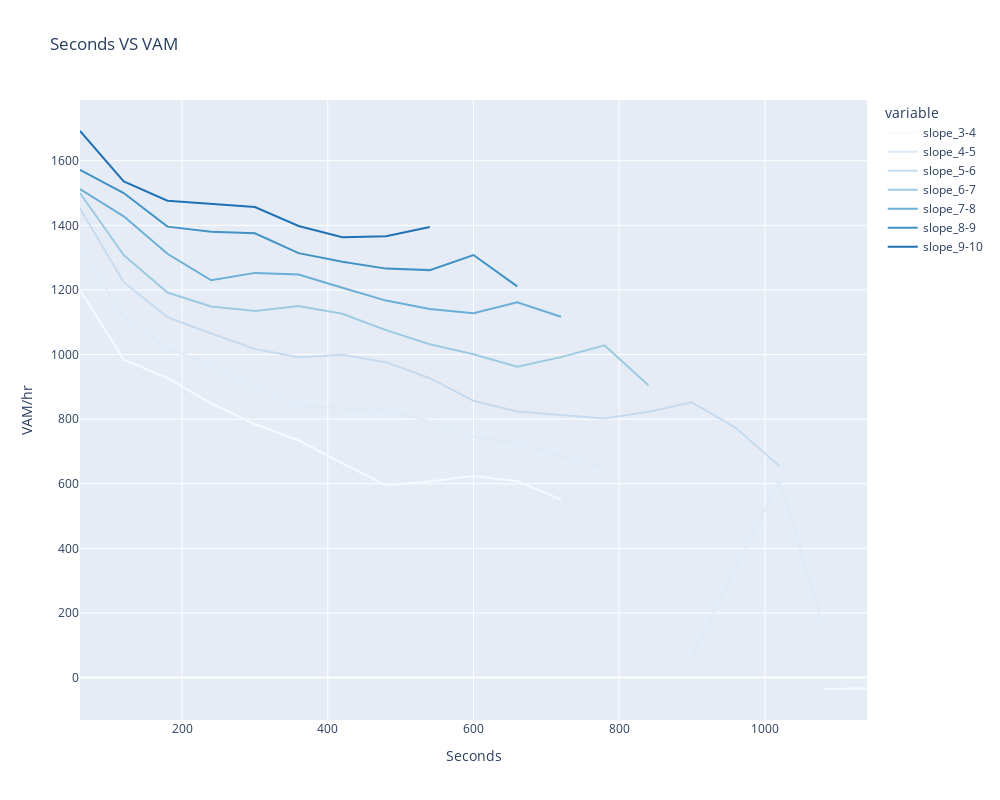
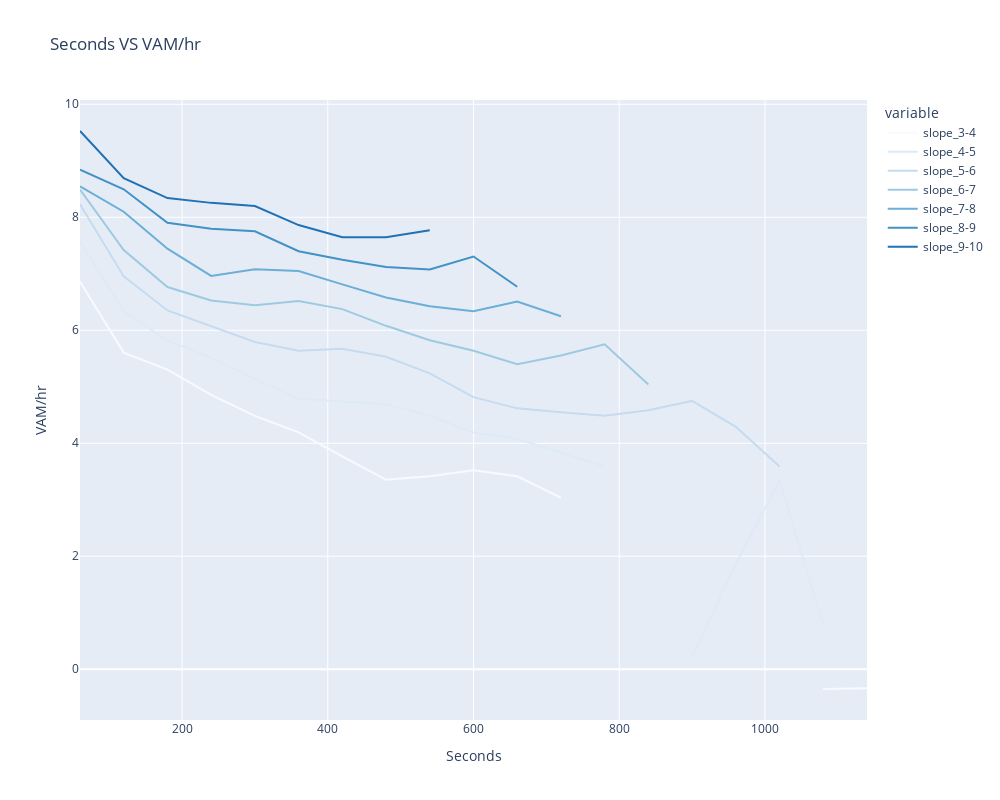

Here is the notebook cell these charts were saved with, in order:
### Code cell
plot_vam(in1)

### Figure 1 — Plotly figure (JSON) as saved in the notebook; plotly's stock layout.template omitted (floating-point values rounded to 4 significant figures)
{"data": [{"hovertemplate": "variable=slope_3-4<br>interval=%{x}<br>value=%{y}<extra></extra>", "legendgroup": "slope_3-4", "line": {"color": "rgb(247,251,255)", "dash": "solid"}, "marker": {"symbol": "circle"}, "mode": "lines", "name": "slope_3-4", "orientation": "v", "showlegend": true, "x": [60.0, 120.0, 180.0, 240.0, 300.0, 360.0, 420.0, 480.0, 540.0, 600.0, 660.0, 720.0, 780.0, 840.0, 900.0, 960.0, 1020.0, 1080.0, 1140.0], "xaxis": "x", "y": [1200.0, 984.0, 928.0, 849.0, 784.8, 734.0, 663.4, 595.5, 606.7, 624.0, 608.7, 551.0, null, null, null, null, null, -35.33, -34.11], "yaxis": "y", "type": "scatter"}, {"hovertemplate": "variable=slope_4-5<br>interval=%{x}<br>value=%{y}<extra></extra>", "legendgroup": "slope_4-5", "line": {"color": "rgb(222,235,247)", "dash": "solid"}, "marker": {"symbol": "circle"}, "mode": "lines", "name": "slope_4-5", "orientation": "v", "showlegend": true, "x": [60.0, 120.0, 180.0, 240.0, 300.0, 360.0, 420.0, 480.0, 540.0, 600.0, 660.0, 720.0, 780.0, 840.0, 900.0, 960.0, 1020.0, 1080.0, 1140.0], "xaxis": "x", "y": [1332.0, 1116.0, 1020.0, 966.0, 900.0, 842.0, 833.1, 826.5, 794.7, 745.2, 725.5, 686.0, 648.0, null, 65.6, 341.2, 610.6, 159.3, null], "yaxis": "y", "type": "scatter"}, {"hovertemplate": "variable=slope_5-6<br>interval=%{x}<br>value=%{y}<extra></extra>", "legendgroup": "slope_5-6", "line": {"color": "rgb(198,219,239)", "dash": "solid"}, "marker": {"symbol": "circle"}, "mode": "lines", "name": "slope_5-6", "orientation": "v", "showlegend": true, "x": [60.0, 120.0, 180.0, 240.0, 300.0, 360.0, 420.0, 480.0, 540.0, 600.0, 660.0, 720.0, 780.0, 840.0, 900.0, 960.0, 1020.0, 1080.0, 1140.0], "xaxis": "x", "y": [1452.0, 1224.0, 1116.0, 1065.0, 1018.0, 992.0, 999.4, 976.5, 926.7, 856.8, 823.6, 812.0, 802.2, 822.9, 852.0, 773.2, 654.4, null, null], "yaxis": "y", "type": "scatter"}, {"hovertemplate": "variable=slope_6-7<br>interval=%{x}<br>value=%{y}<extra></extra>", "legendgroup": "slope_6-7", "line": {"color": "rgb(158,202,225)", "dash": "solid"}, "marker": {"symbol": "circle"}, "mode": "lines", "name": "slope_6-7", "orientation": "v", "showlegend": true, "x": [60.0, 120.0, 180.0, 240.0, 300.0, 360.0, 420.0, 480.0, 540.0, 600.0, 660.0, 720.0, 780.0, 840.0, 900.0, 960.0, 1020.0, 1080.0, 1140.0], "xaxis": "x", "y": [1500.0, 1308.0, 1192.0, 1149.0, 1135.0, 1150.0, 1126.0, 1076.0, 1032.0, 1001.0, 962.2, 992.0, 1028.0, 905.1, null, null, null, null, null], "yaxis": "y", "type": "scatter"}, {"hovertemplate": "variable=slope_7-8<br>interval=%{x}<br>value=%{y}<extra></extra>", "legendgroup": "slope_7-8", "line": {"color": "rgb(107,174,214)", "dash": "solid"}, "marker": {"symbol": "circle"}, "mode": "lines", "name": "slope_7-8", "orientation": "v", "showlegend": true, "x": [60.0, 120.0, 180.0, 240.0, 300.0, 360.0, 420.0, 480.0, 540.0, 600.0, 660.0, 720.0, 780.0, 840.0, 900.0, 960.0, 1020.0, 1080.0, 1140.0], "xaxis": "x", "y": [1512.0, 1428.0, 1312.0, 1230.0, 1253.0, 1248.0, 1207.0, 1167.0, 1141.0, 1128.0, 1162.0, 1117.0, null, null, null, null, null, null, null], "yaxis": "y", "type": "scatter"}, {"hovertemplate": "variable=slope_8-9<br>interval=%{x}<br>value=%{y}<extra></extra>", "legendgroup": "slope_8-9", "line": {"color": "rgb(66,146,198)", "dash": "solid"}, "marker": {"symbol": "circle"}, "mode": "lines", "name": "slope_8-9", "orientation": "v", "showlegend": true, "x": [60.0, 120.0, 180.0, 240.0, 300.0, 360.0, 420.0, 480.0, 540.0, 600.0, 660.0, 720.0, 780.0, 840.0, 900.0, 960.0, 1020.0, 1080.0, 1140.0], "xaxis": "x", "y": [1572.0, 1500.0, 1396.0, 1380.0, 1375.0, 1314.0, 1287.0, 1266.0, 1261.0, 1308.0, 1211.0, null, null, null, null, null, null, null, null], "yaxis": "y", "type": "scatter"}, {"hovertemplate": "variable=slope_9-10<br>interval=%{x}<br>value=%{y}<extra></extra>", "legendgroup": "slope_9-10", "line": {"color": "rgb(33,113,181)", "dash": "solid"}, "marker": {"symbol": "circle"}, "mode": "lines", "name": "slope_9-10", "orientation": "v", "showlegend": true, "x": [60.0, 120.0, 180.0, 240.0, 300.0, 360.0, 420.0, 480.0, 540.0, 600.0, 660.0, 720.0, 780.0, 840.0, 900.0, 960.0, 1020.0, 1080.0, 1140.0], "xaxis": "x", "y": [1692.0, 1536.0, 1476.0, 1467.0, 1457.0, 1398.0, 1363.0, 1366.0, 1395.0, null, null, null, null, null, null, null, null, null, null], "yaxis": "y", "type": "scatter"}], "layout": {"xaxis": {"anchor": "y", "domain": [0.0, 1.0], "title": {"text": "Seconds"}}, "yaxis": {"anchor": "x", "domain": [0.0, 1.0], "title": {"text": "VAM/hr"}}, "legend": {"title": {"text": "variable"}, "tracegroupgap": 0}, "title": {"text": "Seconds VS VAM"}, "width": 1000, "height": 800}}

### Figure 2 — Plotly figure (JSON) as saved in the notebook; plotly's stock layout.template omitted (floating-point values rounded to 4 significant figures)
{"data": [{"hovertemplate": "variable=slope_3-4<br>interval=%{x}<br>value=%{y}<extra></extra>", "legendgroup": "slope_3-4", "line": {"color": "rgb(247,251,255)", "dash": "solid"}, "marker": {"symbol": "circle"}, "mode": "lines", "name": "slope_3-4", "orientation": "v", "showlegend": true, "x": [60.0, 120.0, 180.0, 240.0, 300.0, 360.0, 420.0, 480.0, 540.0, 600.0, 660.0, 720.0, 780.0, 840.0, 900.0, 960.0, 1020.0, 1080.0, 1140.0], "xaxis": "x", "y": [6.862, 5.605, 5.303, 4.857, 4.486, 4.193, 3.767, 3.353, 3.417, 3.523, 3.416, 3.038, null, null, null, null, null, -0.3493, -0.3355], "yaxis": "y", "type": "scatter"}, {"hovertemplate": "variable=slope_4-5<br>interval=%{x}<br>value=%{y}<extra></extra>", "legendgroup": "slope_4-5", "line": {"color": "rgb(222,235,247)", "dash": "solid"}, "marker": {"symbol": "circle"}, "mode": "lines", "name": "slope_4-5", "orientation": "v", "showlegend": true, "x": [60.0, 120.0, 180.0, 240.0, 300.0, 360.0, 420.0, 480.0, 540.0, 600.0, 660.0, 720.0, 780.0, 840.0, 900.0, 960.0, 1020.0, 1080.0, 1140.0], "xaxis": "x", "y": [7.571, 6.341, 5.818, 5.517, 5.135, 4.791, 4.741, 4.69, 4.486, 4.192, 4.08, 3.836, 3.589, null, 0.2165, 1.865, 3.341, 0.7837, null], "yaxis": "y", "type": "scatter"}, {"hovertemplate": "variable=slope_5-6<br>interval=%{x}<br>value=%{y}<extra></extra>", "legendgroup": "slope_5-6", "line": {"color": "rgb(198,219,239)", "dash": "solid"}, "marker": {"symbol": "circle"}, "mode": "lines", "name": "slope_5-6", "orientation": "v", "showlegend": true, "x": [60.0, 120.0, 180.0, 240.0, 300.0, 360.0, 420.0, 480.0, 540.0, 600.0, 660.0, 720.0, 780.0, 840.0, 900.0, 960.0, 1020.0, 1080.0, 1140.0], "xaxis": "x", "y": [8.23, 6.954, 6.351, 6.069, 5.794, 5.636, 5.673, 5.53, 5.238, 4.817, 4.618, 4.549, 4.486, 4.586, 4.749, 4.291, 3.588, null, null], "yaxis": "y", "type": "scatter"}, {"hovertemplate": "variable=slope_6-7<br>interval=%{x}<br>value=%{y}<extra></extra>", "legendgroup": "slope_6-7", "line": {"color": "rgb(158,202,225)", "dash": "solid"}, "marker": {"symbol": "circle"}, "mode": "lines", "name": "slope_6-7", "orientation": "v", "showlegend": true, "x": [60.0, 120.0, 180.0, 240.0, 300.0, 360.0, 420.0, 480.0, 540.0, 600.0, 660.0, 720.0, 780.0, 840.0, 900.0, 960.0, 1020.0, 1080.0, 1140.0], "xaxis": "x", "y": [8.489, 7.42, 6.765, 6.528, 6.444, 6.517, 6.374, 6.079, 5.823, 5.637, 5.399, 5.555, 5.751, 5.041, null, null, null, null, null], "yaxis": "y", "type": "scatter"}, {"hovertemplate": "variable=slope_7-8<br>interval=%{x}<br>value=%{y}<extra></extra>", "legendgroup": "slope_7-8", "line": {"color": "rgb(107,174,214)", "dash": "solid"}, "marker": {"symbol": "circle"}, "mode": "lines", "name": "slope_7-8", "orientation": "v", "showlegend": true, "x": [60.0, 120.0, 180.0, 240.0, 300.0, 360.0, 420.0, 480.0, 540.0, 600.0, 660.0, 720.0, 780.0, 840.0, 900.0, 960.0, 1020.0, 1080.0, 1140.0], "xaxis": "x", "y": [8.545, 8.098, 7.443, 6.962, 7.081, 7.048, 6.813, 6.579, 6.427, 6.338, 6.507, 6.247, null, null, null, null, null, null, null], "yaxis": "y", "type": "scatter"}, {"hovertemplate": "variable=slope_8-9<br>interval=%{x}<br>value=%{y}<extra></extra>", "legendgroup": "slope_8-9", "line": {"color": "rgb(66,146,198)", "dash": "solid"}, "marker": {"symbol": "circle"}, "mode": "lines", "name": "slope_8-9", "orientation": "v", "showlegend": true, "x": [60.0, 120.0, 180.0, 240.0, 300.0, 360.0, 420.0, 480.0, 540.0, 600.0, 660.0, 720.0, 780.0, 840.0, 900.0, 960.0, 1020.0, 1080.0, 1140.0], "xaxis": "x", "y": [8.843, 8.496, 7.903, 7.796, 7.752, 7.399, 7.248, 7.121, 7.076, 7.306, 6.77, null, null, null, null, null, null, null, null], "yaxis": "y", "type": "scatter"}, {"hovertemplate": "variable=slope_9-10<br>interval=%{x}<br>value=%{y}<extra></extra>", "legendgroup": "slope_9-10", "line": {"color": "rgb(33,113,181)", "dash": "solid"}, "marker": {"symbol": "circle"}, "mode": "lines", "name": "slope_9-10", "orientation": "v", "showlegend": true, "x": [60.0, 120.0, 180.0, 240.0, 300.0, 360.0, 420.0, 480.0, 540.0, 600.0, 660.0, 720.0, 780.0, 840.0, 900.0, 960.0, 1020.0, 1080.0, 1140.0], "xaxis": "x", "y": [9.527, 8.692, 8.34, 8.255, 8.199, 7.862, 7.648, 7.648, 7.772, null, null, null, null, null, null, null, null, null, null], "yaxis": "y", "type": "scatter"}], "layout": {"xaxis": {"anchor": "y", "domain": [0.0, 1.0], "title": {"text": "Seconds"}}, "yaxis": {"anchor": "x", "domain": [0.0, 1.0], "title": {"text": "VAM/hr"}}, "legend": {"title": {"text": "variable"}, "tracegroupgap": 0}, "title": {"text": "Seconds VS VAM/hr"}, "width": 1000, "height": 800}}
